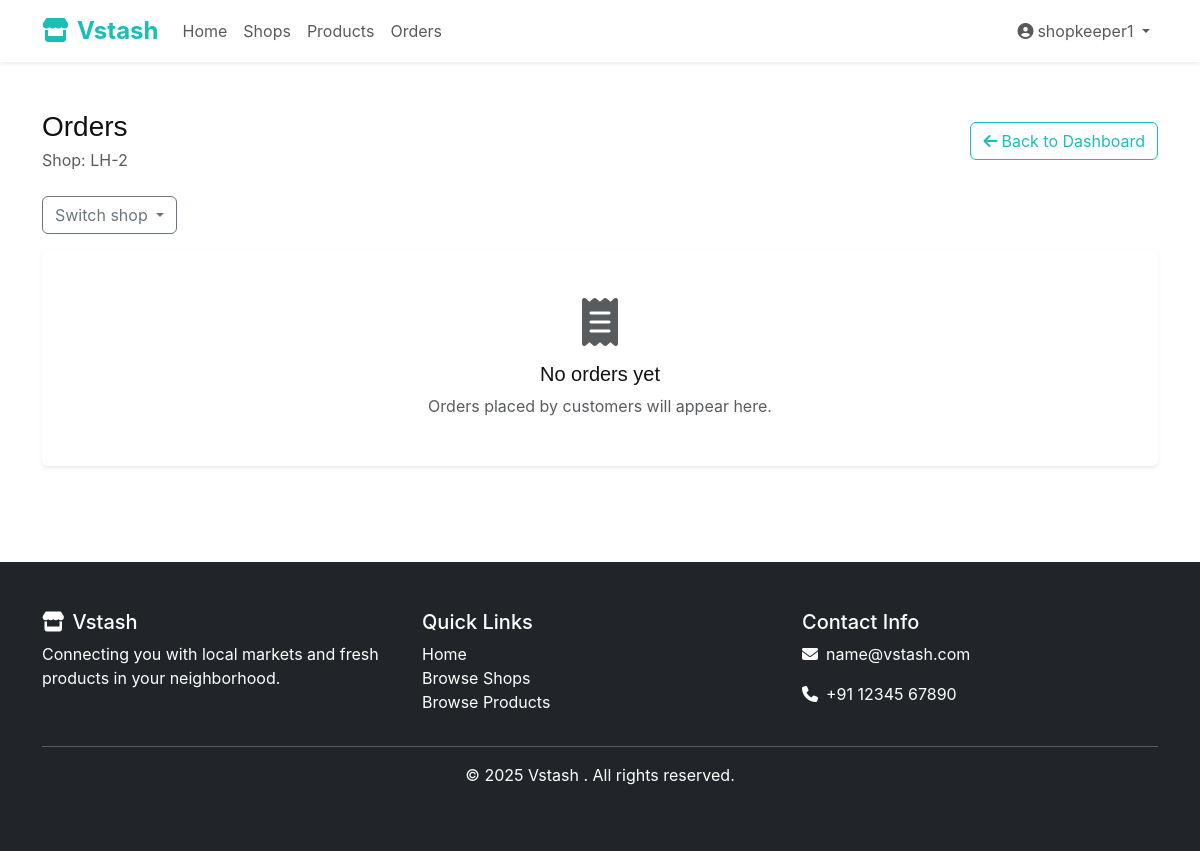
The page /dashboard/orders/?shop=5 (signed in) on the database as committed earlier.
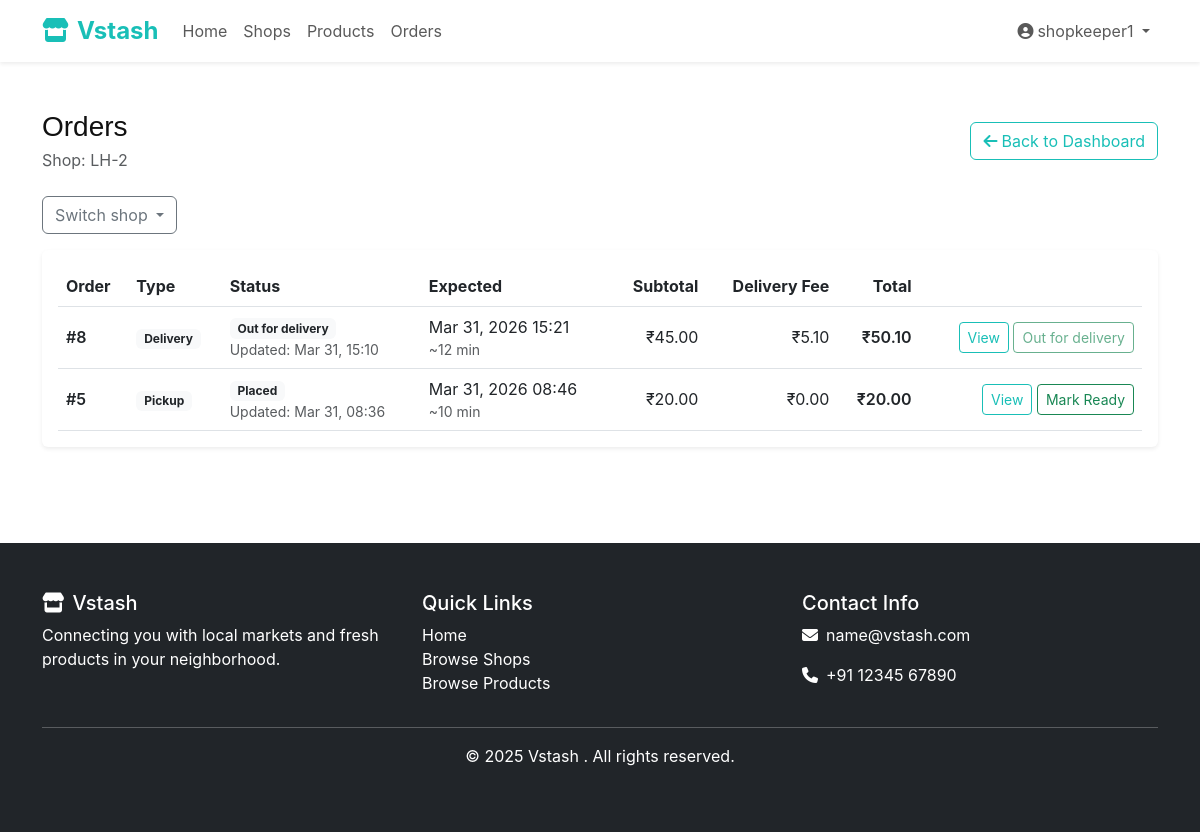
The same page on the database as committed later.
### shops/models.py (models this page shows, shortened)
class Order(models.Model):
    METHOD_CHOICES = [
        ('pickup', 'Pickup'),
        ('delivery', 'Delivery'),
    ]
    STATUS_CHOICES = [
        ('placed', 'Placed'),
        ('ready_for_pickup', 'Ready for pickup'),
        ('out_for_delivery', 'Out for delivery'),
    ]
    user = models.ForeignKey(User, on_delete=models.SET_NULL, null=True, blank=True, related_name='orders')
    session_key = models.CharField(max_length=40, null=True, blank=True, db_index=True)
    shop = models.ForeignKey(Shop, on_delete=models.PROTECT, related_name='orders')
    method = models.CharField(max_length=20, choices=METHOD_CHOICES)
    status = models.CharField(max_length=30, choices=STATUS_CHOICES, default='placed', db_index=True)
    distance_km = models.DecimalField(max_digits=7, decimal_places=2, null=True, blank=True)
    delivery_charge_per_km = models.DecimalField(max_digits=6, decimal_places=2, default=Decimal('0.00'))
    delivery_fee = models.DecimalField(max_digits=10, decimal_places=2, default=Decimal('0.00'))
    subtotal = models.DecimalField(max_digits=12, decimal_places=2, default=Decimal('0.00'))
    total = models.DecimalField(max_digits=12, decimal_places=2, default=Decimal('0.00'))
    eta_minutes = models.PositiveIntegerField(default=0)
    expected_at = models.DateTimeField(null=True, blank=True)
    created_at = models.DateTimeField(auto_now_add=True)
    updated_at = models.DateTimeField(auto_now=True)

### shops/views.py (the view, shortened to what this page needs)
# urls.py: path('dashboard/orders/', views.shop_orders, name='shop_orders'),
@login_required
def shop_orders(request):
    if request.user.user_type != 'shopkeeper':
        messages.error(request, 'Only shopkeepers can access shop orders.')
        return redirect('shops:index')
    shops_qs = _owned_shops(request.user)
    if not shops_qs.exists():
        return redirect('shops:shop_create')
    shop_id = request.GET.get('shop')
    shop = get_object_or_404(Shop, id=shop_id, owner=request.user)
    orders = (
        Order.objects.filter(shop=shop)
        .select_related('shop', 'user')
        .prefetch_related('items')
        .order_by('-created_at')
    )
    return render(request, 'shops/shop_orders.html', {
        'shop': shop,
        'orders': orders,
        'owned_shops': shops_qs.order_by('name'),
    })

### shops/views.py (called while the page is built)
def _owned_shops(user):
    return Shop.objects.filter(owner=user)

### templates/shops/shop_orders.html (shortened to what this page needs)
{% extends 'base.html' %}
{% block content %}
<div class="container py-5">
  <div class="d-flex justify-content-between align-items-center mb-4">
    <div>
      <h1 class="h3 mb-1">Orders</h1>
      <p class="text-muted mb-0">Shop: {{ shop.name }}</p>
    </div>
    <a href="{% url 'shops:dashboard' %}?shop={{ shop.id }}" class="btn btn-outline-primary">
      <i class="fas fa-arrow-left me-1"></i>Back to Dashboard
    </a>
  </div>
  {% if owned_shops and owned_shops|length > 1 %}
  <div class="mb-3">
    <div class="dropdown">
      <button class="btn btn-outline-secondary dropdown-toggle" type="button" data-bs-toggle="dropdown">
        Switch shop
      </button>
    </div>
  </div>
  {% endif %}
  {% if not orders %}
    <div class="card border-0 shadow-sm">
      <div class="card-body text-center py-5">
        <i class="fas fa-receipt fa-3x text-muted mb-3"></i>
        <h5 class="mb-2">No orders yet</h5>
        <p class="text-muted mb-0">Orders placed by customers will appear here.</p>
      </div>
    </div>
  {% else %}
    <div class="card border-0 shadow-sm">
      <div class="card-body">
        <div class="table-responsive">
          <table class="table align-middle mb-0">
            <thead>
              <tr>
                <th>Order</th>
                <th>Type</th>
                <th>Status</th>
                <th>Expected</th>
                <th class="text-end">Subtotal</th>
                <th class="text-end">Delivery Fee</th>
                <th class="text-end">Total</th>
                <th></th>
              </tr>
            </thead>
            <tbody>
              {% for o in orders %}
              <tr>
                <td class="fw-semibold">#{{ o.id }}</td>
                <td>
                  {% if o.method == 'pickup' %}
                    <span class="badge bg-light text-dark">Pickup</span>
                  {% else %}
                    <span class="badge bg-light text-dark">Delivery</span>
                  {% endif %}
                </td>
                <td>
                  <span class="badge bg-light text-dark">{{ o.get_status_display }}</span>
                  <div class="small text-muted">Updated: {{ o.updated_at|date:"M d, H:i" }}</div>
                </td>
                <td>
                  {% if o.expected_at %}
                    {{ o.expected_at|date:"M d, Y H:i" }}
                    <div class="small text-muted">~{{ o.eta_minutes }} min</div>
                  {% else %}
                    <span class="text-muted">-</span>
                  {% endif %}
                </td>
                <td class="text-end">₹{{ o.subtotal }}</td>
                <td class="text-end">₹{{ o.delivery_fee }}</td>
                <td class="text-end fw-semibold">₹{{ o.total }}</td>
                <td class="text-end">
                  <a class="btn btn-sm btn-outline-primary" href="{% url 'shops:shop_order_detail' o.id %}">View</a>
                  {% if o.method == 'pickup' %}
                    <form method="post" action="{% url 'shops:shop_order_update_status' o.id %}" class="d-inline">
                      <button type="submit" class="btn btn-sm btn-outline-success" {% if o.status == 'ready_for_pickup' %}disabled{% endif %}>
                        Mark Ready
                      </button>
                    </form>
                  {% else %}
                    <form method="post" action="{% url 'shops:shop_order_update_status' o.id %}" class="d-inline">
                      <button type="submit" class="btn btn-sm btn-outline-success" {% if o.status == 'out_for_delivery' %}disabled{% endif %}>
                        Out for delivery
                      </button>
                    </form>
                  {% endif %}
                </td>
              </tr>
              {% endfor %}
            </tbody>
          </table>
        </div>
      </div>
    </div>
  {% endif %}
</div>
{% endblock %}

Rows that differ between the two databases and show on the page:
added Order: id "8", method "Delivery", status "Out for delivery", updated_at "Mar 31, 15:10", expected_at "Mar 31, 2026 15:21", eta_minutes "12", subtotal "45.00", delivery_fee "5.10", total "50.10"
added Order: id "5", method "Pickup", status "Placed", updated_at "Mar 31, 08:36", expected_at "Mar 31, 2026 08:46", eta_minutes "10", subtotal "20.00", delivery_fee "0.00", total "20.00"
Other text that changed with them:
text no longer shown: "No orders yet Orders placed by customers will appear here."
text now shown: "Order Type Status Expected Subtotal Delivery Fee Total"
